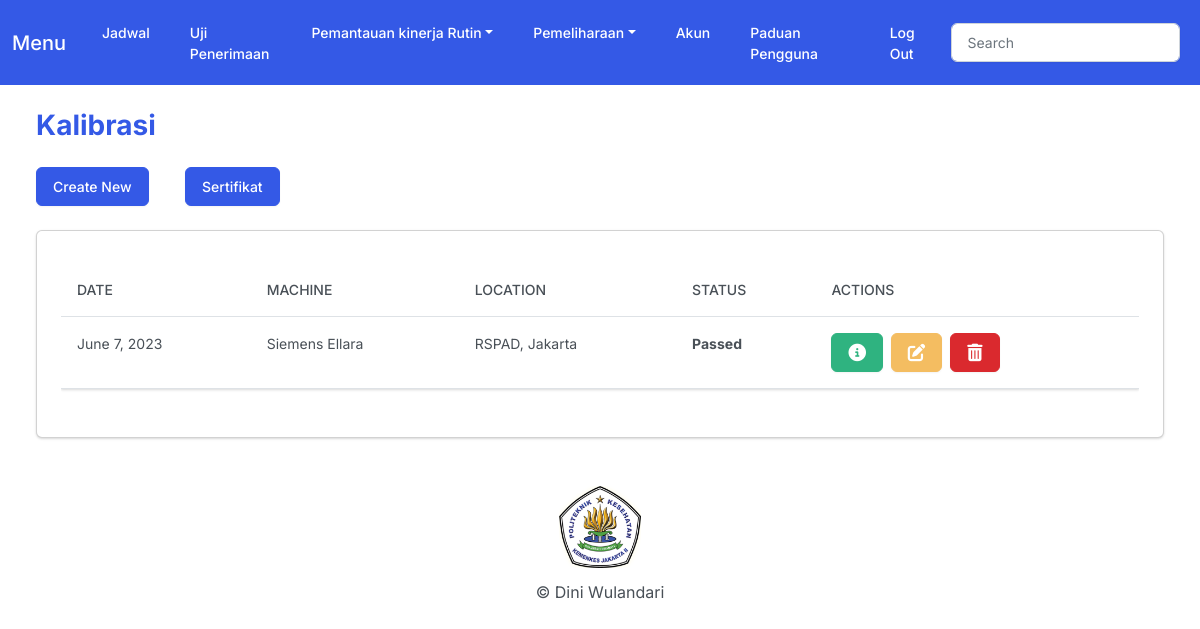
The page /home_kalibrasi (signed in) on the database as committed earlier.
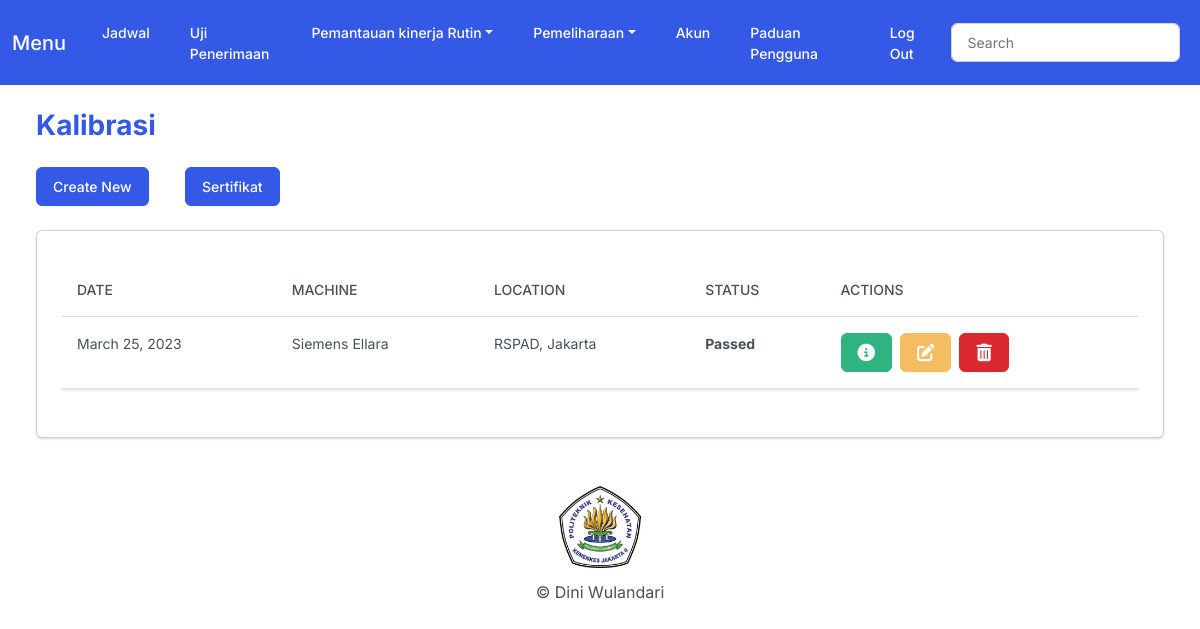
The same page on the database as committed later.
### myapp/models.py (models this page shows, shortened)
class Kalibrasi(models.Model):
    user = models.ForeignKey(User, on_delete=models.CASCADE, null=True)
    task_date = models.DateField(null=True)
    location = models.CharField(max_length=150)
    tech_name = models.CharField(max_length=150)
    xray_tube_brand = models.CharField(max_length=150)
    xray_tube_type = models.CharField(max_length=150)
    xray_tube_serial = models.CharField(max_length=150)
    xray_gen_brand = models.CharField(max_length=150)
    xray_gen_type = models.CharField(max_length=150)
    xray_gen_serial = models.CharField(max_length=150)
    temp_before = models.FloatField(max_length=10)
    temp_after = models.FloatField(max_length=10)
    hum_before = models.FloatField(max_length=10)
    hum_after = models.FloatField(max_length=10)
    kv_set1 = models.FloatField(max_length=10)
    kv_set2 = models.FloatField(max_length=10)
    kv_set3 = models.FloatField(max_length=10)
    kv1 = models.FloatField(max_length=10)
    kv2 = models.FloatField(max_length=10)
    kv3 = models.FloatField(max_length=10)
    kv4 = models.FloatField(max_length=10)
    kv5 = models.FloatField(max_length=10)
    kv6 = models.FloatField(max_length=10)
    kv7 = models.FloatField(max_length=10)
    kv8 = models.FloatField(max_length=10)
    kv9 = models.FloatField(max_length=10)
    kv_avg1 = models.FloatField(max_length=10)
    kv_avg2 = models.FloatField(max_length=10)
    kv_avg3 = models.FloatField(max_length=10)
    kv_dev1 = models.FloatField(max_length=10)
    kv_dev2 = models.FloatField(max_length=10)
    kv_dev3 = models.FloatField(max_length=10)
    kv_prc1 = models.FloatField(max_length=10)
    kv_prc2 = models.FloatField(max_length=10)
    kv_prc3 = models.FloatField(max_length=10)
    ma_set1 = models.FloatField(max_length=10)
    ma_set2 = models.FloatField(max_length=10)
    ma_set3 = models.FloatField(max_length=10)
    ma1 = models.FloatField(max_length=10)
    ma2 = models.FloatField(max_length=10)
    ma3 = models.FloatField(max_length=10)
    ma4 = models.FloatField(max_length=10)
    ma5 = models.FloatField(max_length=10)
    ma6 = models.FloatField(max_length=10)
    ma7 = models.FloatField(max_length=10)
    ma8 = models.FloatField(max_length=10)
    ma9 = models.FloatField(max_length=10)
    ma_avg1 = models.FloatField(max_length=10)
    ma_avg2 = models.FloatField(max_length=10)
    ma_avg3 = models.FloatField(max_length=10)
    ma_dev1 = models.FloatField(max_length=10)
    ma_dev2 = models.FloatField(max_length=10)
    ma_dev3 = models.FloatField(max_length=10)
    ma_prc1 = models.FloatField(max_length=10)
    ma_prc2 = models.FloatField(max_length=10)
    ma_prc3 = models.FloatField(max_length=10)
    is_passed = models.BooleanField('passed', default=False)
    is_failed = models.BooleanField('failed', default=False)

### myapp/views.py (the view)
# urls.py: path('home_kalibrasi', views.home_kalibrasi, name='home_kalibrasi'),
@login_required
def home_kalibrasi(request):
    kalibrasi = Kalibrasi.objects.filter(user=request.user)
    return render(request, 'myapp/kalibrasi/kalibrasi.html', {
        'kalibrasi': kalibrasi
    })

### myapp/templates/myapp/kalibrasi/kalibrasi.html (shortened to what this page needs)
{% extends 'myapp/base.html' %}
{% block body %}
<h3 class="m-4 text-primary fw-bold">Kalibrasi</h3>
<div class="row">
    <div class="col-12">
        <a href="{% url 'add_kalibrasi' %}" class="btn btn-primary ms-4 me-4 mb-4">Create New</a>
        <a href="{% url 'home_sertifkalibrasi' %}" class="btn btn-primary ms-2 me-2 mb-4">Sertifikat</a>
        {% if kalibrasi %}
        <div class="card bg-secondary ms-4 me-4 mb-4">
            <div class="card-body">
                <p class="card-text">
                <div class="table-responsive">
                    <table class="table table-hover">
                        <thead>
                            <tr>
                                <th scope="col">Date</th>
                                <th scope="col">Machine</th>
                                <th scope="col">Location</th>
                                <th scope="col">Status</th>
                                <th scope="col">Actions</th>
                            </tr>
                        </thead>
                        <tbody class="myTable">
                            {% for kalibrasi in kalibrasi %}
                            <tr>
                                <td>{{kalibrasi.task_date}}</td>
                                <td>{{kalibrasi.xray_tube_brand}} {{kalibrasi.xray_tube_type}}</td>
                                <td>{{kalibrasi.location}}</td>
                                <td> {% if kalibrasi.is_passed %}
                                    <strong>Passed</strong>
                                    {% elif kalibrasi.is_failed %}
                                    <strong>Failed</strong>
                                    {% else %}
                                    <strong>Pending</strong>
                                    {% endif %}
                                </td>
                                <td>
                                    <button type="button" class="btn btn-success me-1"
                                        href="{% url 'view_kalibrasi' kalibrasi.id %}" data-bs-toggle="modal"
                                        data-bs-target="#myModal{{kalibrasi.id}}">
                                        </button>
                                    <a href="{% url 'edit_kalibrasi' kalibrasi.id %}" class="btn btn-warning me-1"></a>
                                    <button class="btn btn-danger" data-bs-toggle="modal"
                                        data-bs-target="#delete_kalibrasi{{kalibrasi.id}}"></button>
                                </td>
                            </tr>
                            {% endfor %}
                        </tbody>
                    </table>
                </div>
                </p>
            </div>
        </div>
        {% else %}
        <h5 class="alert alert-primary ms-4 me-4">Belum ada Kalibrasi</h5>
        {% endif %}
    </div>
</div>
{% endblock %}

Rows that differ between the two databases and show on the page:
changed Kalibrasi "Siemens": task_date "June 7, 2023" → "March 25, 2023"
